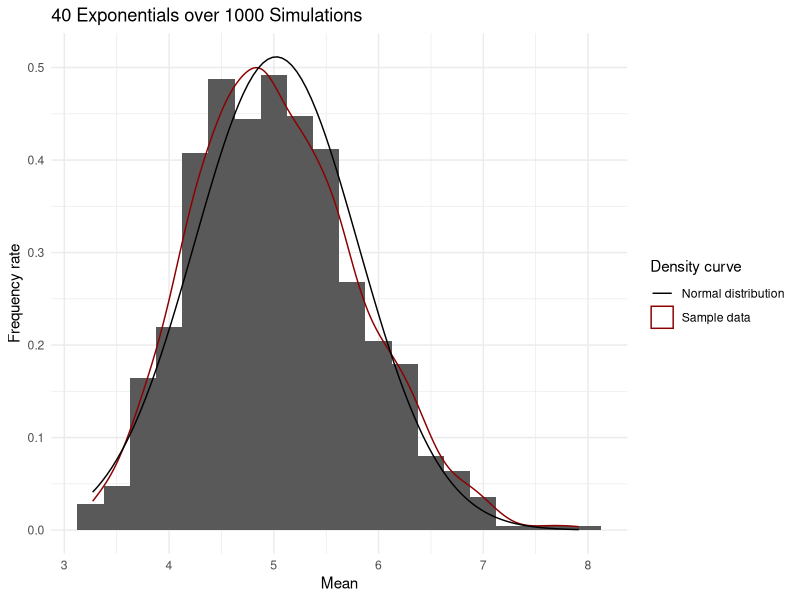
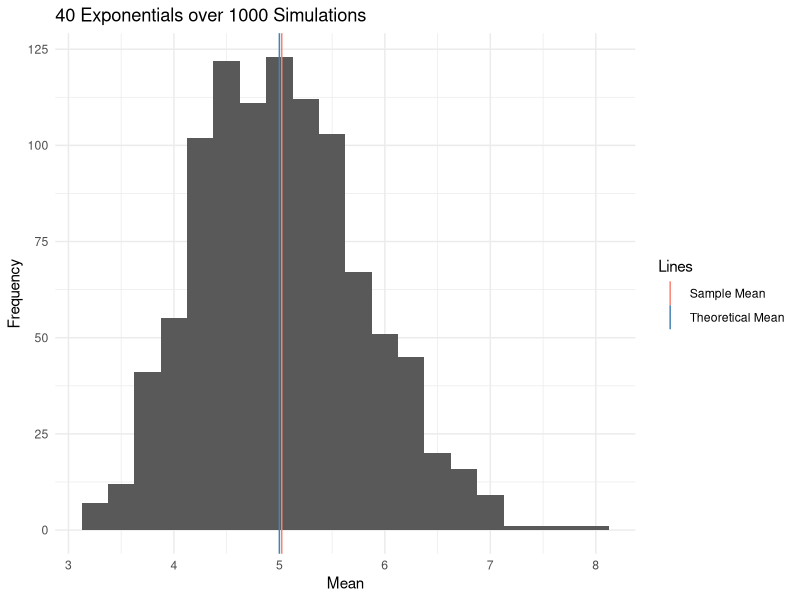
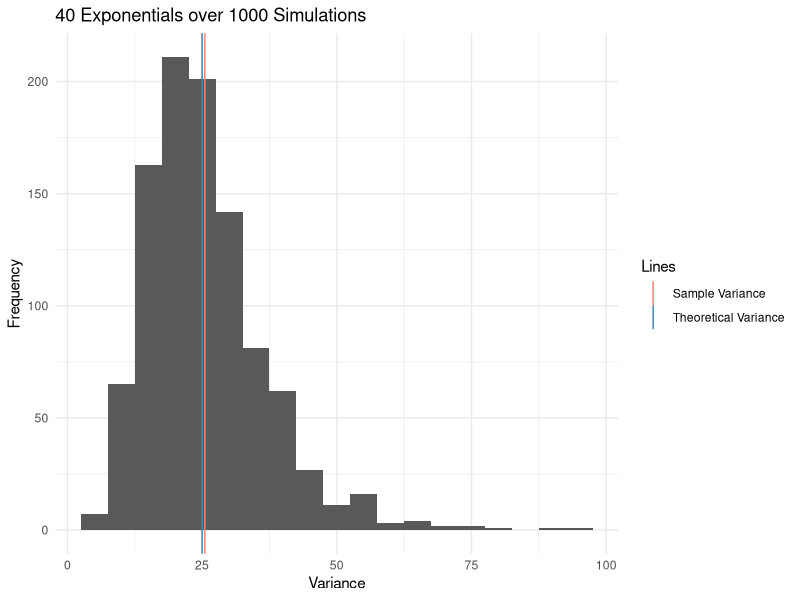

These figures' R source, in order:
## ---- chunk 1
knitr::opts_chunk$set(echo = TRUE)
## ---- chunk 2
# Load necessary libs
library(ggplot2)
## ---- chunk 3
# Define the distribution
lambda <- 0.2
n <- 40
sim_num <- 1:1000
set.seed(5)

# Simulate for 1000 times
df_sim <- data.frame(
  t(
    sapply(
      1:1000, 
      function(x){c(x, mean(rexp(n, lambda)), var(rexp(n, lambda)))}
      )
    )
  )
colnames(df_sim) <- c('sim_#', 'mean', 'var')

## ---- chunk 4
# Get theoretical mean
theo.mean <- 1/lambda

# Get sample mean
sample.mean <- mean(df_sim$mean)

print(cbind(theo.mean, sample.mean))
## ---- chunk 5
# Get theoretical variance
theo.var <- (1/lambda)^2

# Get sample variance mean
sample.var <- mean(df_sim$var)

print(cbind(theo.var, sample.var))
## ---- chunk 6
# Get sample mean
sample.mean <- mean(df_sim$mean)

# Get variance of sample mean
sample.mean.var <- var(df_sim$mean)

## ---- chunk 7
# Visualize the results
ggplot(data = df_sim, aes(x=mean)) +
  geom_histogram(aes(y=..density..), binwidth = 0.25) +
  geom_density(aes(color = 'Sample data')) +
  stat_function(fun=dnorm, 
                args=list(mean=sample.mean,
                          sd=sqrt(sample.mean.var)),
                aes(colour = "Normal distribution")) +
  scale_colour_manual('Density curve', values=c('black', 'darkred')) +
  labs(title='40 Exponentials over 1000 Simulations',
       x='Mean',
       y='Frequency rate') +
  theme_minimal()

## ---- chunk 8
# Visualize the results
line.data <- data.frame(xintercept = c(theo.mean, sample.mean), 
                        Lines = c("Theoretical Mean", "Sample Mean"),
                        color = c("salmon", "steelblue"),
                        stringsAsFactors = FALSE)

ggplot(data = df_sim, aes(x=mean)) +
  geom_histogram(binwidth = 0.25) +
  geom_vline(aes(xintercept = xintercept, color=Lines), line.data) +
  scale_colour_manual(values = line.data$color) +
  labs(title='40 Exponentials over 1000 Simulations',
       x='Mean',
       y='Frequency') +
  theme_minimal()

## ---- chunk 9
# Visualize the results
line.data <- data.frame(xintercept = c(theo.var, sample.var), 
                        Lines = c("Theoretical Variance", "Sample Variance"),
                        color = c("salmon", "steelblue"),
                        stringsAsFactors = FALSE)

ggplot(data = df_sim, aes(x=var)) +
  geom_histogram(binwidth = 5) +
  geom_vline(aes(xintercept = xintercept, color=Lines), line.data) +
  scale_colour_manual(values = line.data$color) +
  labs(title='40 Exponentials over 1000 Simulations',
       x='Variance',
       y='Frequency') +
  theme_minimal()

